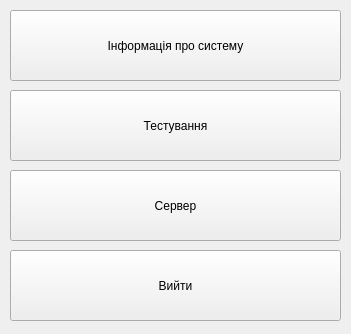
<?xml version="1.0" encoding="UTF-8"?>
<ui version="4.0">
 <class>Form</class>
 <widget class="QWidget" name="Form">
  <property name="geometry">
   <rect>
    <x>0</x>
    <y>0</y>
    <width>351</width>
    <height>334</height>
   </rect>
  </property>
  <property name="minimumSize">
   <size>
    <width>351</width>
    <height>334</height>
   </size>
  </property>
  <property name="maximumSize">
   <size>
    <width>351</width>
    <height>334</height>
   </size>
  </property>
  <property name="windowTitle">
   <string>Menu</string>
  </property>
  <widget class="QPushButton" name="buttonConfigure">
   <property name="geometry">
    <rect>
     <x>10</x>
     <y>10</y>
     <width>331</width>
     <height>71</height>
    </rect>
   </property>
   <property name="text">
    <string>Інформація про систему</string>
   </property>
  </widget>
  <widget class="QPushButton" name="buttonTests">
   <property name="geometry">
    <rect>
     <x>10</x>
     <y>90</y>
     <width>331</width>
     <height>71</height>
    </rect>
   </property>
   <property name="text">
    <string>Тестування</string>
   </property>
  </widget>
  <widget class="QPushButton" name="buttonExit">
   <property name="geometry">
    <rect>
     <x>10</x>
     <y>250</y>
     <width>331</width>
     <height>71</height>
    </rect>
   </property>
   <property name="text">
    <string>Вийти</string>
   </property>
  </widget>
  <widget class="QPushButton" name="pushButton">
   <property name="geometry">
    <rect>
     <x>10</x>
     <y>170</y>
     <width>331</width>
     <height>71</height>
    </rect>
   </property>
   <property name="text">
    <string>Сервер</string>
   </property>
  </widget>
 </widget>
 <resources/>
 <connections/>
</ui>
